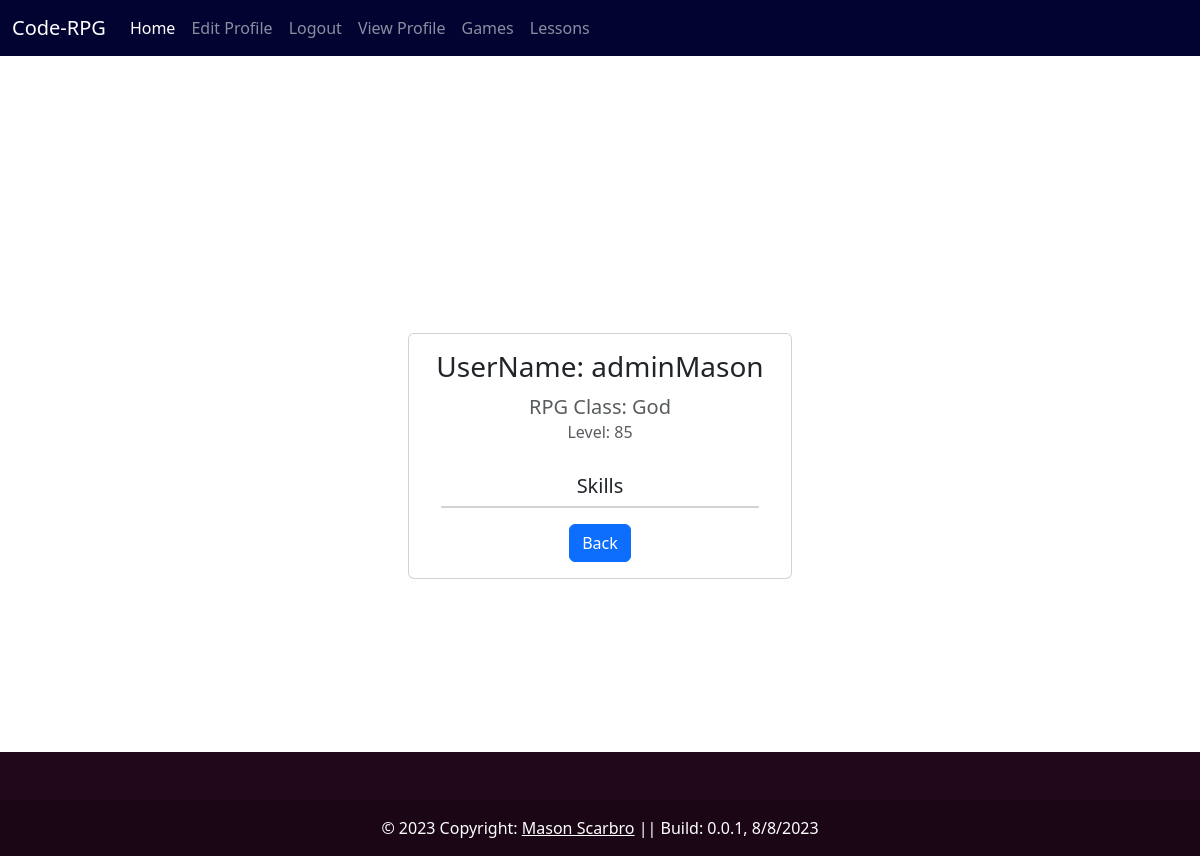
Before: /CodeRPGappMain/profile/ (signed in) with the older database file.
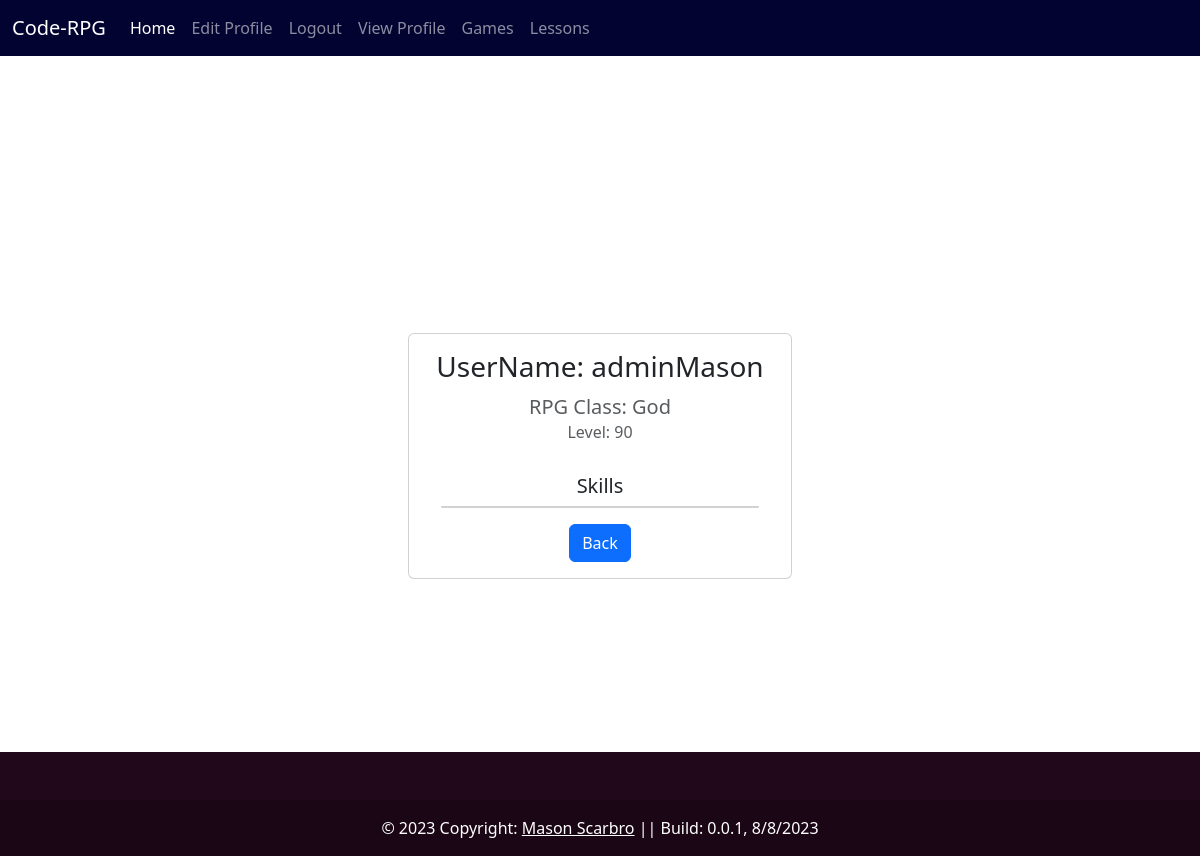
After: the same page with the newer database file.
### CodeRPGappMain/models.py (models this page shows, shortened)
class Profile(models.Model):
    user = models.OneToOneField(User, null=True, on_delete=models.CASCADE)
    rpg_class = models.CharField(max_length=100, default='Warrior')
    level = models.IntegerField(default=1)
    skills = models.ManyToManyField(Skill)
    markComplete_1 = models.BooleanField(default=False)

### CodeRPGappMain/views.py (the view)
# urls.py: path('profile/', ShowProfilePageView.as_view(), name='show_profile'),
class ShowProfilePageView(generic.DetailView):
    model = Profile
    template_name = 'registration/user_profile.html'
    context_object_name = 'page_user'
    def get_object(self, queryset=None):
        return get_object_or_404(Profile, user=self.request.user)
    def get_context_data(self, **kwargs):
        context = super().get_context_data(**kwargs)
        user = User.objects.get(pk=self.request.user.id)
        context['username'] = user.username
        context['first_name'] = user.first_name
        context['last_name'] = user.last_name
        profile = self.get_object()
        context['skills'] = profile.skills
        context['level'] = profile.level
        return context

### CodeRPGappMain/templates/registration/user_profile.html (shortened to what this page needs)
{% extends 'base.html' %}
{% load static %}
{% block content %}
<div class="d-flex justify-content-center align-items-center" style="min-height: 100vh;">
    <div class="card" style="width: 24rem;">
        <div class="card-body text-center">
            <h3 class="card-title mb-3">UserName: {{ page_user.user.username }}</h3>
            {% if page_user.rpg_class %}
            <h5 class="card-subtitle mb-2 text-muted">RPG Class: {{ page_user.rpg_class }}</h5>
            {% endif %}
            {% if page_user.level %}
            <h6 class="card-subtitle mb-3 text-muted">Level: {{ page_user.level }}</h6>
            {% endif %}
              <div class="card-body">
                <h5 class="card-title">Skills</h5>
                <div class="card">
              </div>
              </div>
            <a href="/" class="btn btn-primary">Back</a>
        </div>
    </div>
</div>
<footer class="text-center text-white fixed-bottom" style="background-color: #21081a;">
    <div class="container p-4"></div>
    <div class="text-center p-3" style="background-color: rgba(0, 0, 0, 0.2);">
      <a class="text-white" href="https://github.com/MasonScarbro">Mason Scarbro</a>
    </div>
  </footer>
{% endblock %}

### CodeRPGappMain/templates/base.html (shortened to what this page needs)
{% load static %}
<link
rel="stylesheet"
type="text/css"
href="{% static 'CodeRPGappMain/css/bootstrap.css' %}"
/>
<nav class="navbar navbar-expand-lg navbar-dark" style="background-color: #020330;">
    <div class="container-fluid">
      <a class="navbar-brand" href="{% url 'home' %}">Code-RPG</a>
      <div class="collapse navbar-collapse" id="navbarSupportedContent">
        <ul class="navbar-nav me-auto mb-2 mb-lg-0">
          <li class="nav-item">
            <a class="nav-link active" aria-current="page" href="{% url 'home' %}">Home</a>
          </li>
          <li class="nav-item">
            <a class="nav-link" href="{% url 'edit_profile' %}">Edit Profile</a>
        </li>
        <li class="nav-item">
            <a class="nav-link" href="{% url 'logout' %}">Logout</a>
        </li>
        <li class="nav-item">
            <a class="nav-link" href="{% url 'show_profile' %}">View Profile</a>
        </li>
        <li class="nav-item">
            <a class="nav-link" href="{% url 'gamesHome' %}">Games</a>
        </li>
        <li class="nav-item">
          <a class="nav-link" href="{% url 'lessons' %}">Lessons</a>
      </li>
      </div>
    </div>
  </nav>
{% block content %}{% endblock %}
<footer class="text-center text-white fixed-bottom" style="background-color: #21081a;">
    <div class="container p-4"></div>
    <div class="text-center p-3" style="background-color: rgba(0, 0, 0, 0.2);">
      © 2023 Copyright:
      <a class="text-white" href="https://github.com/MasonScarbro">Mason Scarbro</a>
      || Build: 0.0.1, 8/8/2023
    </div>
  </footer>

Changed rows visible on the page:
changed Profile "God": level "85" → "90"
